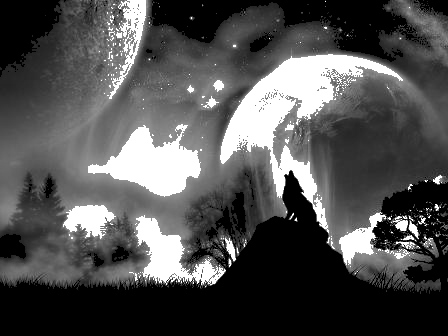

The script that saved this image:
import sys,pygame
import Image 
from sys import argv

def main(image):
    ancho,altura,new_image=umbral(image)
    ventana = pygame.display.set_mode((ancho,altura)) 
    pygame.display.set_caption('Imagen') 
    imagen = pygame.image.load(new_image) 
    while True: 
        
        for eventos in pygame.event.get():
            if eventos.type == pygame.QUIT:
                sys.exit(0)
        ventana.blit(imagen,(0,0))
        pygame.display.update()
    return 0


def umbral(image):
    minimo = int(argv[2])
    maximo = int(argv[3])
    image = Image.open(image)
    new_image = 'umbral.png' 
    pixeles = image.load()
    ancho, altura =image.size
    print ancho
    print altura
    for i in range(ancho):
        for j in range(altura):
            (r,g,b) = image.getpixel((i,j))
            promedio = int((r+g+b)/3)
            if promedio <= minimo:
                promedio = 0
            if promedio >= maximo:
                promedio = 255
            pixeles[i,j]=(promedio,promedio,promedio)
    image=image.save(new_image)
    return ancho,altura,new_image

pygame.init() 
main(argv[1])
